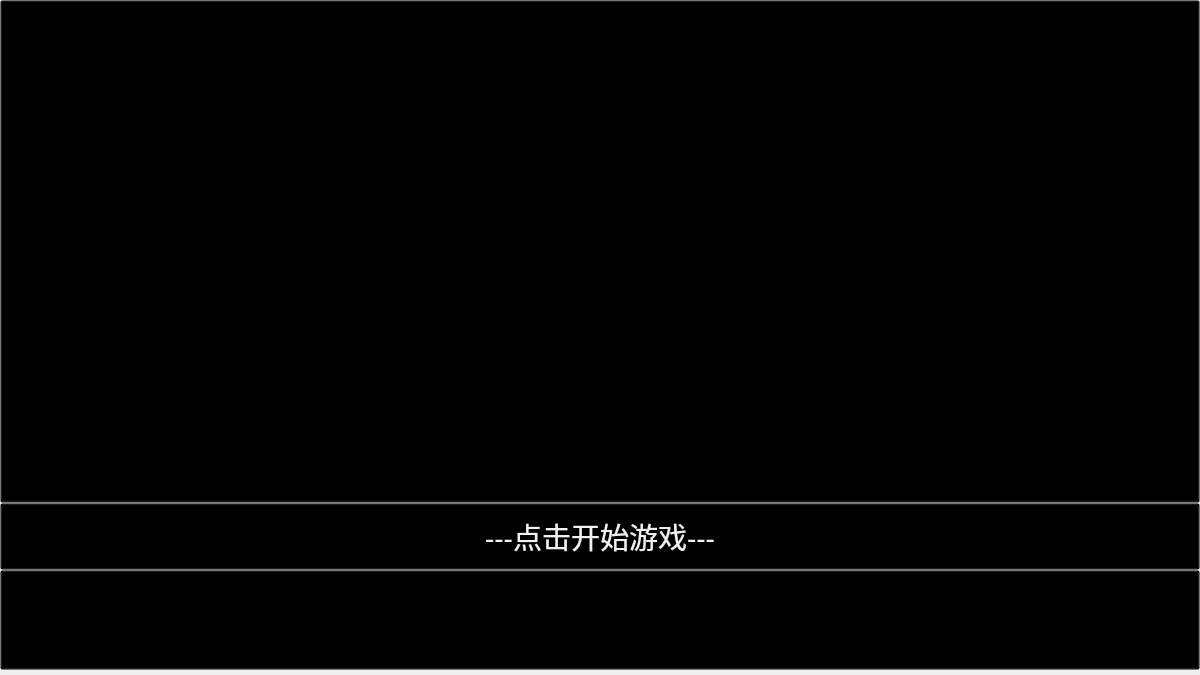
<?xml version="1.0" encoding="UTF-8"?>
<ui version="4.0">
 <class>StartWindow</class>
 <widget class="QMainWindow" name="StartWindow">
  <property name="geometry">
   <rect>
    <x>0</x>
    <y>0</y>
    <width>1200</width>
    <height>675</height>
   </rect>
  </property>
  <property name="windowTitle">
   <string>StartWindow</string>
  </property>
  <widget class="QWidget" name="centralwidget">
   <layout class="QVBoxLayout" name="verticalLayout" stretch="15,2,3">
    <property name="spacing">
     <number>0</number>
    </property>
    <property name="leftMargin">
     <number>0</number>
    </property>
    <property name="topMargin">
     <number>0</number>
    </property>
    <property name="rightMargin">
     <number>0</number>
    </property>
    <property name="bottomMargin">
     <number>5</number>
    </property>
    <item>
     <widget class="QPushButton" name="back">
      <property name="sizePolicy">
       <sizepolicy hsizetype="Expanding" vsizetype="Expanding">
        <horstretch>0</horstretch>
        <verstretch>0</verstretch>
       </sizepolicy>
      </property>
      <property name="styleSheet">
       <string notr="true">QPushButton{background: transparent;}</string>
      </property>
      <property name="text">
       <string/>
      </property>
      <property name="shortcut">
       <string>Space</string>
      </property>
      <property name="checkable">
       <bool>false</bool>
      </property>
     </widget>
    </item>
    <item>
     <widget class="QPushButton" name="tip">
      <property name="sizePolicy">
       <sizepolicy hsizetype="Expanding" vsizetype="MinimumExpanding">
        <horstretch>0</horstretch>
        <verstretch>0</verstretch>
       </sizepolicy>
      </property>
      <property name="font">
       <font>
        <family>华文行楷</family>
        <pointsize>22</pointsize>
        <italic>false</italic>
        <bold>false</bold>
       </font>
      </property>
      <property name="styleSheet">
       <string notr="true">QPushButton{background: transparent;
font: 22pt &quot;华文行楷&quot;;
color: rgb(240, 240, 240);
}</string>
      </property>
      <property name="text">
       <string>---点击开始游戏---</string>
      </property>
      <property name="shortcut">
       <string>Space</string>
      </property>
     </widget>
    </item>
    <item>
     <widget class="QPushButton" name="pushButton">
      <property name="sizePolicy">
       <sizepolicy hsizetype="Minimum" vsizetype="Expanding">
        <horstretch>0</horstretch>
        <verstretch>0</verstretch>
       </sizepolicy>
      </property>
      <property name="styleSheet">
       <string notr="true">QPushButton{background: transparent;}</string>
      </property>
      <property name="text">
       <string>PushButton</string>
      </property>
     </widget>
    </item>
   </layout>
  </widget>
 </widget>
 <resources/>
 <connections/>
</ui>
